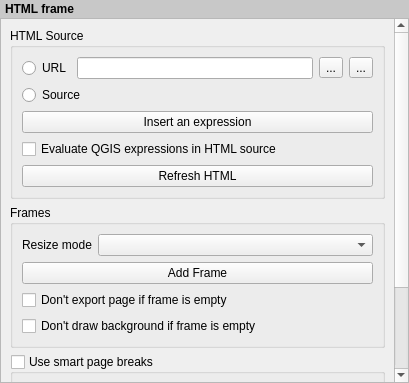
<?xml version="1.0" encoding="UTF-8"?>
<ui version="4.0">
 <class>QgsComposerHtmlWidgetBase</class>
 <widget class="QWidget" name="QgsComposerHtmlWidgetBase">
  <property name="geometry">
   <rect>
    <x>0</x>
    <y>0</y>
    <width>409</width>
    <height>383</height>
   </rect>
  </property>
  <property name="windowTitle">
   <string>HTML Frame</string>
  </property>
  <layout class="QVBoxLayout" name="verticalLayout">
   <property name="spacing">
    <number>0</number>
   </property>
   <property name="margin">
    <number>0</number>
   </property>
   <item>
    <widget class="QLabel" name="label">
     <property name="sizePolicy">
      <sizepolicy hsizetype="Preferred" vsizetype="Maximum">
       <horstretch>0</horstretch>
       <verstretch>0</verstretch>
      </sizepolicy>
     </property>
     <property name="styleSheet">
      <string notr="true">padding: 2px; font-weight: bold; background-color: rgb(200, 200, 200);</string>
     </property>
     <property name="text">
      <string>HTML frame</string>
     </property>
    </widget>
   </item>
   <item>
    <widget class="QScrollArea" name="scrollArea">
     <property name="widgetResizable">
      <bool>true</bool>
     </property>
     <widget class="QWidget" name="scrollAreaWidgetContents">
      <property name="geometry">
       <rect>
        <x>0</x>
        <y>-155</y>
        <width>391</width>
        <height>515</height>
       </rect>
      </property>
      <layout class="QVBoxLayout" name="mainLayout">
       <item>
        <widget class="QgsCollapsibleGroupBoxBasic" name="groupBox">
         <property name="focusPolicy">
          <enum>Qt::StrongFocus</enum>
         </property>
         <property name="title">
          <string>HTML Source</string>
         </property>
         <property name="syncGroup" stdset="0">
          <string notr="true">composeritem</string>
         </property>
         <property name="collapsed" stdset="0">
          <bool>false</bool>
         </property>
         <layout class="QGridLayout" name="gridLayout_2">
          <item row="5" column="0" colspan="2">
           <widget class="QCheckBox" name="mEvaluateExpressionsCheckbox">
            <property name="toolTip">
             <string>If checked, expressions inside [% %] tags will be evaluated prior to rendering the HTML</string>
            </property>
            <property name="text">
             <string>Evaluate QGIS expressions in HTML source</string>
            </property>
           </widget>
          </item>
          <item row="6" column="0" colspan="2">
           <widget class="QPushButton" name="mReloadPushButton">
            <property name="text">
             <string>Refresh HTML</string>
            </property>
           </widget>
          </item>
          <item row="0" column="1">
           <layout class="QHBoxLayout" name="horizontalLayout">
            <item>
             <widget class="QLineEdit" name="mUrlLineEdit"/>
            </item>
            <item>
             <widget class="QToolButton" name="mFileToolButton">
              <property name="text">
               <string>...</string>
              </property>
             </widget>
            </item>
            <item>
             <widget class="QgsPropertyOverrideButton" name="mUrlDDBtn">
              <property name="text">
               <string>...</string>
              </property>
             </widget>
            </item>
           </layout>
          </item>
          <item row="2" column="0" colspan="2">
           <widget class="QRadioButton" name="mRadioManualSource">
            <property name="text">
             <string>Source</string>
            </property>
           </widget>
          </item>
          <item row="3" column="0" colspan="2">
           <layout class="QVBoxLayout" name="htmlEditorLayout"/>
          </item>
          <item row="0" column="0">
           <widget class="QRadioButton" name="mRadioUrlSource">
            <property name="text">
             <string>URL</string>
            </property>
           </widget>
          </item>
          <item row="4" column="0" colspan="2">
           <widget class="QPushButton" name="mInsertExpressionButton">
            <property name="text">
             <string>Insert an expression</string>
            </property>
           </widget>
          </item>
         </layout>
        </widget>
       </item>
       <item>
        <widget class="QgsCollapsibleGroupBoxBasic" name="frameGroupBox">
         <property name="focusPolicy">
          <enum>Qt::StrongFocus</enum>
         </property>
         <property name="title">
          <string>Frames</string>
         </property>
         <property name="checkable">
          <bool>false</bool>
         </property>
         <property name="checked">
          <bool>false</bool>
         </property>
         <property name="collapsed" stdset="0">
          <bool>false</bool>
         </property>
         <property name="syncGroup" stdset="0">
          <string notr="true">composeritem</string>
         </property>
         <layout class="QGridLayout" name="gridLayout">
          <item row="0" column="1">
           <widget class="QComboBox" name="mResizeModeComboBox">
            <property name="sizePolicy">
             <sizepolicy hsizetype="Expanding" vsizetype="Fixed">
              <horstretch>0</horstretch>
              <verstretch>0</verstretch>
             </sizepolicy>
            </property>
           </widget>
          </item>
          <item row="2" column="0" colspan="2">
           <widget class="QCheckBox" name="mEmptyFrameCheckBox">
            <property name="text">
             <string>Don't export page if frame is empty</string>
            </property>
           </widget>
          </item>
          <item row="1" column="0" colspan="2">
           <widget class="QPushButton" name="mAddFramePushButton">
            <property name="text">
             <string>Add Frame</string>
            </property>
           </widget>
          </item>
          <item row="0" column="0">
           <widget class="QLabel" name="mResizeModeLabel">
            <property name="text">
             <string>Resize mode</string>
            </property>
            <property name="wordWrap">
             <bool>true</bool>
            </property>
           </widget>
          </item>
          <item row="3" column="0" colspan="2">
           <widget class="QCheckBox" name="mHideEmptyBgCheckBox">
            <property name="text">
             <string>Don't draw background if frame is empty</string>
            </property>
           </widget>
          </item>
         </layout>
        </widget>
       </item>
       <item>
        <widget class="QgsCollapsibleGroupBoxBasic" name="mUseSmartBreaksCheckBox">
         <property name="title">
          <string>Use smart page breaks</string>
         </property>
         <property name="checkable">
          <bool>true</bool>
         </property>
         <property name="checked">
          <bool>false</bool>
         </property>
         <property name="collapsed" stdset="0">
          <bool>false</bool>
         </property>
         <property name="syncGroup" stdset="0">
          <string notr="true">composeritem</string>
         </property>
         <layout class="QGridLayout" name="gridLayout_3" columnstretch="0,1">
          <item row="0" column="0">
           <widget class="QLabel" name="mLabelMaxDistance">
            <property name="text">
             <string>Maximum distance</string>
            </property>
           </widget>
          </item>
          <item row="0" column="1">
           <widget class="QgsDoubleSpinBox" name="mMaxDistanceSpinBox">
            <property name="suffix">
             <string> mm</string>
            </property>
            <property name="decimals">
             <number>1</number>
            </property>
            <property name="maximum">
             <double>1000.000000000000000</double>
            </property>
            <property name="singleStep">
             <double>1.000000000000000</double>
            </property>
            <property name="showClearButton">
             <bool>false</bool>
            </property>
           </widget>
          </item>
         </layout>
        </widget>
       </item>
       <item>
        <widget class="QgsCollapsibleGroupBoxBasic" name="mUserStylesheetCheckBox">
         <property name="title">
          <string>User stylesheet</string>
         </property>
         <property name="checkable">
          <bool>true</bool>
         </property>
         <property name="checked">
          <bool>false</bool>
         </property>
         <property name="collapsed" stdset="0">
          <bool>true</bool>
         </property>
         <property name="syncGroup" stdset="0">
          <string notr="true">composeritem</string>
         </property>
         <layout class="QVBoxLayout" name="verticalLayout_2">
          <item>
           <layout class="QVBoxLayout" name="stylesheetEditorLayout"/>
          </item>
          <item>
           <widget class="QPushButton" name="mReloadPushButton2">
            <property name="text">
             <string>Update HTML</string>
            </property>
           </widget>
          </item>
         </layout>
        </widget>
       </item>
      </layout>
     </widget>
    </widget>
   </item>
  </layout>
 </widget>
 <customwidgets>
  <customwidget>
   <class>QgsPropertyOverrideButton</class>
   <extends>QToolButton</extends>
   <header>qgspropertyoverridebutton.h</header>
  </customwidget>
  <customwidget>
   <class>QgsDoubleSpinBox</class>
   <extends>QDoubleSpinBox</extends>
   <header>qgsdoublespinbox.h</header>
  </customwidget>
  <customwidget>
   <class>QgsCollapsibleGroupBoxBasic</class>
   <extends>QGroupBox</extends>
   <header location="global">qgscollapsiblegroupbox.h</header>
   <container>1</container>
  </customwidget>
 </customwidgets>
 <tabstops>
  <tabstop>scrollArea</tabstop>
  <tabstop>groupBox</tabstop>
  <tabstop>mRadioUrlSource</tabstop>
  <tabstop>mUrlLineEdit</tabstop>
  <tabstop>mFileToolButton</tabstop>
  <tabstop>mUrlDDBtn</tabstop>
  <tabstop>mRadioManualSource</tabstop>
  <tabstop>mInsertExpressionButton</tabstop>
  <tabstop>mEvaluateExpressionsCheckbox</tabstop>
  <tabstop>mReloadPushButton</tabstop>
  <tabstop>frameGroupBox</tabstop>
  <tabstop>mResizeModeComboBox</tabstop>
  <tabstop>mAddFramePushButton</tabstop>
  <tabstop>mEmptyFrameCheckBox</tabstop>
  <tabstop>mHideEmptyBgCheckBox</tabstop>
  <tabstop>mUseSmartBreaksCheckBox</tabstop>
  <tabstop>mMaxDistanceSpinBox</tabstop>
  <tabstop>mUserStylesheetCheckBox</tabstop>
  <tabstop>mReloadPushButton2</tabstop>
 </tabstops>
 <resources/>
 <connections/>
</ui>
